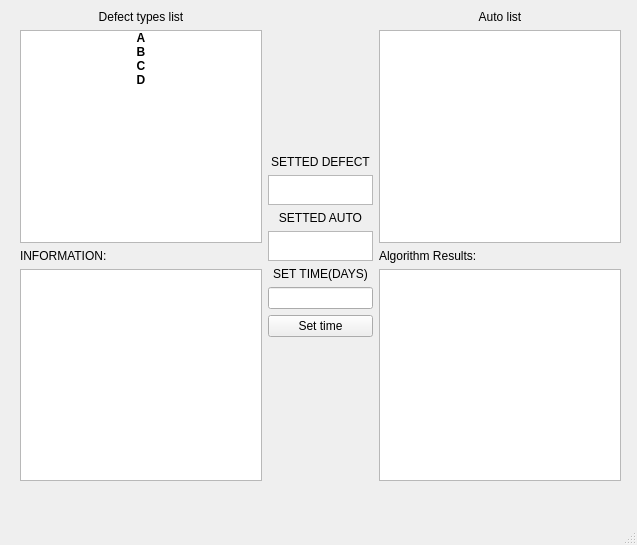
<?xml version="1.0" encoding="UTF-8"?>
<ui version="4.0">
 <class>MainWindow</class>
 <widget class="QMainWindow" name="MainWindow">
  <property name="geometry">
   <rect>
    <x>0</x>
    <y>0</y>
    <width>637</width>
    <height>545</height>
   </rect>
  </property>
  <property name="windowTitle">
   <string>MainWindow</string>
  </property>
  <widget class="QWidget" name="centralwidget">
   <widget class="QWidget" name="">
    <property name="geometry">
     <rect>
      <x>20</x>
      <y>10</y>
      <width>601</width>
      <height>471</height>
     </rect>
    </property>
    <layout class="QGridLayout" name="gridLayout">
     <item row="0" column="0">
      <layout class="QVBoxLayout" name="verticalLayout">
       <item>
        <widget class="QLabel" name="z1">
         <property name="text">
          <string>Defect types list</string>
         </property>
         <property name="alignment">
          <set>Qt::AlignCenter</set>
         </property>
        </widget>
       </item>
       <item>
        <widget class="QListWidget" name="DefectList">
         <item>
          <property name="text">
           <string>A</string>
          </property>
          <property name="font">
           <font>
            <weight>75</weight>
            <bold>true</bold>
           </font>
          </property>
          <property name="textAlignment">
           <set>AlignCenter</set>
          </property>
         </item>
         <item>
          <property name="text">
           <string>B</string>
          </property>
          <property name="font">
           <font>
            <weight>75</weight>
            <bold>true</bold>
           </font>
          </property>
          <property name="textAlignment">
           <set>AlignCenter</set>
          </property>
         </item>
         <item>
          <property name="text">
           <string>C</string>
          </property>
          <property name="font">
           <font>
            <weight>75</weight>
            <bold>true</bold>
           </font>
          </property>
          <property name="textAlignment">
           <set>AlignCenter</set>
          </property>
         </item>
         <item>
          <property name="text">
           <string>D</string>
          </property>
          <property name="font">
           <font>
            <weight>75</weight>
            <bold>true</bold>
           </font>
          </property>
          <property name="textAlignment">
           <set>AlignCenter</set>
          </property>
         </item>
        </widget>
       </item>
       <item>
        <widget class="QLabel" name="z2">
         <property name="text">
          <string>INFORMATION:</string>
         </property>
        </widget>
       </item>
       <item>
        <widget class="QTextBrowser" name="DefectInformation">
         <property name="html">
          <string>&lt;!DOCTYPE HTML PUBLIC &quot;-//W3C//DTD HTML 4.0//EN&quot; &quot;http://www.w3.org/TR/REC-html40/strict.dtd&quot;&gt;
&lt;html&gt;&lt;head&gt;&lt;meta name=&quot;qrichtext&quot; content=&quot;1&quot; /&gt;&lt;style type=&quot;text/css&quot;&gt;
p, li { white-space: pre-wrap; }
&lt;/style&gt;&lt;/head&gt;&lt;body style=&quot; font-family:'MS Shell Dlg 2'; font-size:7.8pt; font-weight:400; font-style:normal;&quot;&gt;
&lt;p style=&quot;-qt-paragraph-type:empty; margin-top:0px; margin-bottom:0px; margin-left:0px; margin-right:0px; -qt-block-indent:0; text-indent:0px; font-family:'MS Shell Dlg 2';&quot;&gt;&lt;br /&gt;&lt;/p&gt;&lt;/body&gt;&lt;/html&gt;</string>
         </property>
        </widget>
       </item>
      </layout>
     </item>
     <item row="0" column="2">
      <layout class="QVBoxLayout" name="verticalLayout_3">
       <item>
        <widget class="QLabel" name="z3">
         <property name="text">
          <string>Auto list</string>
         </property>
         <property name="alignment">
          <set>Qt::AlignCenter</set>
         </property>
        </widget>
       </item>
       <item>
        <widget class="QListWidget" name="AutoList"/>
       </item>
       <item>
        <widget class="QLabel" name="z4">
         <property name="text">
          <string>Algorithm Results:</string>
         </property>
        </widget>
       </item>
       <item>
        <widget class="QTextBrowser" name="AlgorithmResults"/>
       </item>
      </layout>
     </item>
     <item row="0" column="1">
      <layout class="QVBoxLayout" name="verticalLayout_2">
       <item>
        <spacer name="verticalSpacer">
         <property name="orientation">
          <enum>Qt::Vertical</enum>
         </property>
         <property name="sizeHint" stdset="0">
          <size>
           <width>20</width>
           <height>40</height>
          </size>
         </property>
        </spacer>
       </item>
       <item>
        <widget class="QLabel" name="z5">
         <property name="text">
          <string>SETTED DEFECT</string>
         </property>
         <property name="scaledContents">
          <bool>false</bool>
         </property>
         <property name="alignment">
          <set>Qt::AlignCenter</set>
         </property>
        </widget>
       </item>
       <item>
        <widget class="QTextBrowser" name="SettedDefect">
         <property name="maximumSize">
          <size>
           <width>120</width>
           <height>30</height>
          </size>
         </property>
         <property name="html">
          <string>&lt;!DOCTYPE HTML PUBLIC &quot;-//W3C//DTD HTML 4.0//EN&quot; &quot;http://www.w3.org/TR/REC-html40/strict.dtd&quot;&gt;
&lt;html&gt;&lt;head&gt;&lt;meta name=&quot;qrichtext&quot; content=&quot;1&quot; /&gt;&lt;style type=&quot;text/css&quot;&gt;
p, li { white-space: pre-wrap; }
&lt;/style&gt;&lt;/head&gt;&lt;body style=&quot; font-family:'MS Shell Dlg 2'; font-size:7.8pt; font-weight:400; font-style:normal;&quot;&gt;
&lt;p align=&quot;center&quot; style=&quot;-qt-paragraph-type:empty; margin-top:0px; margin-bottom:0px; margin-left:0px; margin-right:0px; -qt-block-indent:0; text-indent:0px; font-family:'MS Shell Dlg 2';&quot;&gt;&lt;br /&gt;&lt;/p&gt;&lt;/body&gt;&lt;/html&gt;</string>
         </property>
        </widget>
       </item>
       <item>
        <widget class="QLabel" name="z6">
         <property name="text">
          <string>SETTED AUTO</string>
         </property>
         <property name="alignment">
          <set>Qt::AlignCenter</set>
         </property>
        </widget>
       </item>
       <item>
        <widget class="QTextBrowser" name="SettedAuto">
         <property name="maximumSize">
          <size>
           <width>120</width>
           <height>30</height>
          </size>
         </property>
         <property name="html">
          <string>&lt;!DOCTYPE HTML PUBLIC &quot;-//W3C//DTD HTML 4.0//EN&quot; &quot;http://www.w3.org/TR/REC-html40/strict.dtd&quot;&gt;
&lt;html&gt;&lt;head&gt;&lt;meta name=&quot;qrichtext&quot; content=&quot;1&quot; /&gt;&lt;style type=&quot;text/css&quot;&gt;
p, li { white-space: pre-wrap; }
&lt;/style&gt;&lt;/head&gt;&lt;body style=&quot; font-family:'MS Shell Dlg 2'; font-size:7.8pt; font-weight:400; font-style:normal;&quot;&gt;
&lt;p align=&quot;center&quot; style=&quot;-qt-paragraph-type:empty; margin-top:0px; margin-bottom:0px; margin-left:0px; margin-right:0px; -qt-block-indent:0; text-indent:0px; font-family:'MS Shell Dlg 2';&quot;&gt;&lt;br /&gt;&lt;/p&gt;&lt;/body&gt;&lt;/html&gt;</string>
         </property>
        </widget>
       </item>
       <item>
        <widget class="QLabel" name="z7">
         <property name="text">
          <string>SET TIME(DAYS)</string>
         </property>
         <property name="alignment">
          <set>Qt::AlignCenter</set>
         </property>
        </widget>
       </item>
       <item>
        <widget class="QLineEdit" name="SetTime"/>
       </item>
       <item>
        <widget class="QPushButton" name="SetTimeButton">
         <property name="text">
          <string>Set time</string>
         </property>
        </widget>
       </item>
       <item>
        <spacer name="verticalSpacer_2">
         <property name="orientation">
          <enum>Qt::Vertical</enum>
         </property>
         <property name="sizeHint" stdset="0">
          <size>
           <width>20</width>
           <height>40</height>
          </size>
         </property>
        </spacer>
       </item>
      </layout>
     </item>
    </layout>
   </widget>
  </widget>
  <widget class="QMenuBar" name="menubar">
   <property name="geometry">
    <rect>
     <x>0</x>
     <y>0</y>
     <width>637</width>
     <height>26</height>
    </rect>
   </property>
  </widget>
  <widget class="QStatusBar" name="statusbar"/>
 </widget>
 <resources/>
 <connections/>
</ui>
